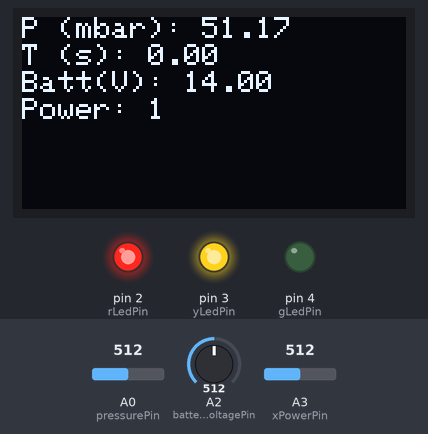
A program run on a simulated Arduino Uno, built with avr-gcc and run on an emulated ATmega328P. On the bench: 128×64 one-colour display, output pins drawn as LEDs (lit = HIGH). Inputs (shaded band) come from the test bench; at power-on: A0 (pressurePin) = 512, A2 (batteryVoltagePin) = 512, A3 (xPowerPin) = 512. What the program prints to the serial monitor is not drawn.

Above: at 1.6 s.
1.7 s: A0 (pressurePin) set to 494
At 3.0 s:
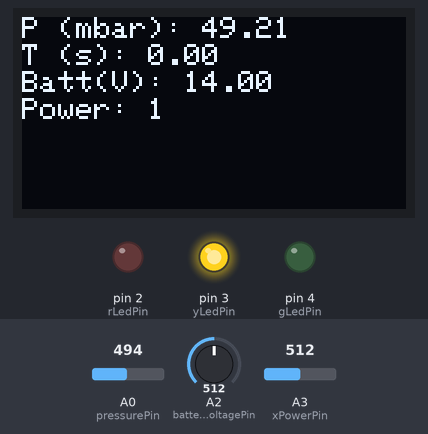
4.7 s: A2 (batteryVoltagePin) set to 351
At 6.4 s:
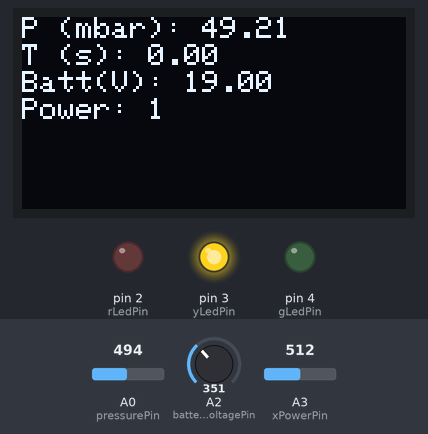
7.7 s: A2 (batteryVoltagePin) set to 332
At 8.6 s:
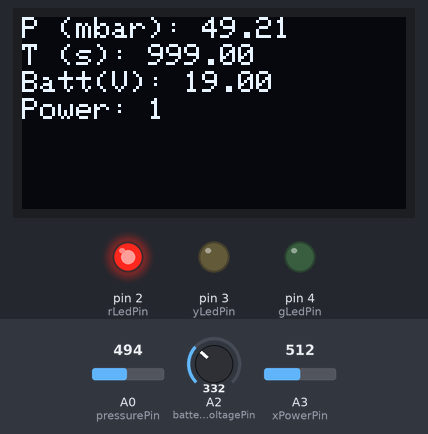
10.7 s: A0 (pressurePin) set to 75
At 11.9 s:
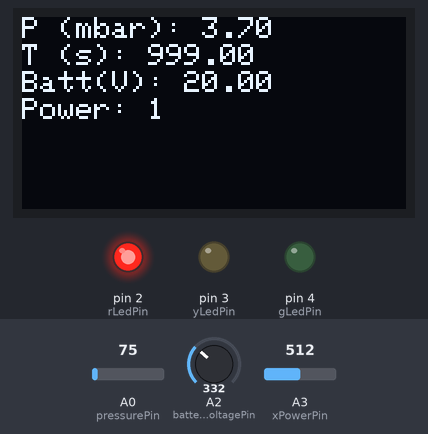
12.6 s: A0 (pressurePin) set to 61
At 15.3 s:
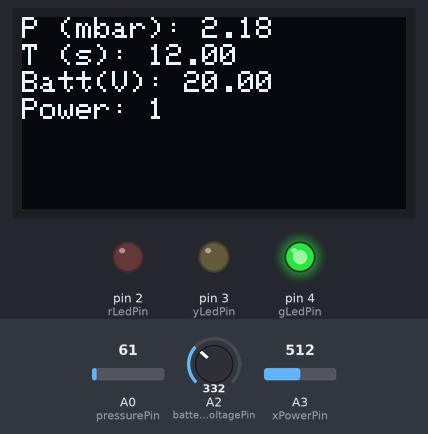
15.6 s: A3 (xPowerPin) set to 1010
At 16.4 s:
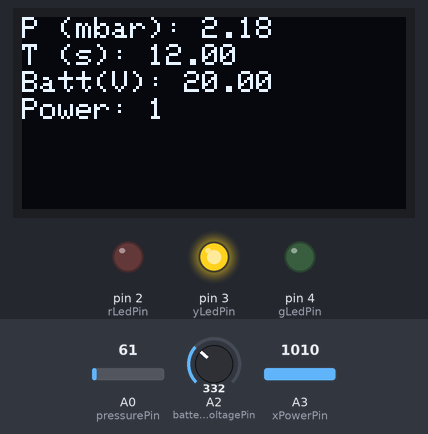
Timing chart, 0 to 18.6 s (numbered marks = the images above; inputs shaded):
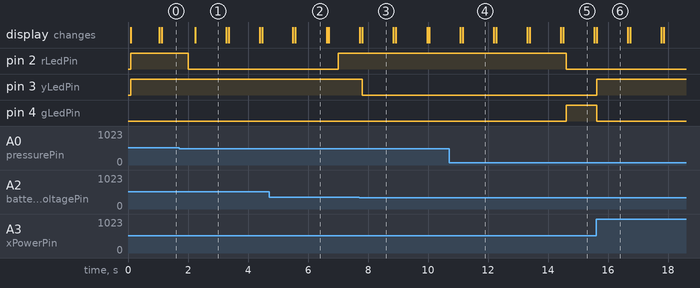

The program:

main.cpp
```cpp
#include <Arduino.h>
#include <RMVS.h>
#include <Adafruit_GFX.h>
#include <Adafruit_SSD1306.h>
#include <toneAC.h>

#define OLED_ADDR   0x3C  // OLED display TWI address
#define SCREEN_WIDTH 128  // OLED display width, in pixels
#define SCREEN_HEIGHT 64  // OLED display height, in pixels

// Schmitt algorithm
long lastInsp = 0;
int signal = 0;
int risingTrigger = 40;
int fallingTrigger = 3;
bool detectionState = false;

// *** VIRTUAL INPUTS
const int pressurePin = A0;       // (A0) select the input pin for potMeter A
const int pressurePeriodPin = A1; // (A1) select the input pin for potMeter B
const int  batteryVoltagePin = A2; // (A2) select the input pin for potMeter C
const int  xPowerPin = A3;         // (A3) select the input for Potmeter D

// *** OUTPUTS
const int rLedPin = 2;
const int yLedPin = 3;
const int gLedPin = 4;
const int buzzerPin = 7;

// *** OTHER VARIABLES
const float PressureSensorOffset = 88;
float pressure;               // Measured pressure from spx? sensor. (0-100 mbar)
float  pressureLV = -5;      // Pressure lower value
float  pressureUV = 50;      // Pressure upper value (100). 50 mbar to be able to use breath to set alarm
float pressurePeriod;           // Period between pressure spikes. (2 - 6 s)
int  pressurePeriodLV = 2;    // Period lower value
int  pressurePeriodUV = 6;   // Perid upper value
float batteryVoltage;         // Battery voltage. (0-30 V)
float  batteryVoltageLV = 20; // Battery voltage lower value
bool xPower;                  // Power available.
bool xPressureOK;             // If true, pressure is OK
bool xPowerOK;              // If true, power supply & battery is OK

unsigned long lastUpdate = 0;          // Required for buzzer

// Declaration for an SSD1306 display connected to I2C (SDA, SCL pins)
#define OLED_RESET     4 // Reset pin # (or -1 if sharing Arduino reset pin)
Adafruit_SSD1306 display(SCREEN_WIDTH, SCREEN_HEIGHT, &Wire, OLED_RESET);

void printOLED(int X,int Y, String Text){
  display.setCursor(X,Y);
  display.print(Text);
  display.display();
}

void setup() {

  Serial.begin(9600); // initialize serial
  pinMode (rLedPin, OUTPUT);
  pinMode (yLedPin, OUTPUT);
  pinMode (gLedPin, OUTPUT);

  digitalWrite (rLedPin, LOW);
  digitalWrite (yLedPin, LOW);
  digitalWrite (gLedPin, LOW);

    // initialize and clear display
  display.begin(SSD1306_SWITCHCAPVCC, OLED_ADDR);
  display.clearDisplay();
  display.display();

  // display a pixel in each corner of the screen
  display.drawPixel(0, 0, WHITE);
  display.drawPixel(127, 0, WHITE);
  display.drawPixel(0, 63, WHITE);
  display.drawPixel(127, 63, WHITE);

  // display a line of text
  display.setTextSize(1);
  display.setTextColor(WHITE);
  display.setCursor(27, 30);
  String var  = "Hello, world1";
  display.print(var);

  // update display with all of the above graphics
  display.display();
}

void loop() {
  // Read pressure sensor MPX5010DP
    pressure = analogRead(pressurePin); // Raw analog value
    pressure = pressure * 5/1023; // Analog value to Voltage
    pressure = ((pressure/5)-0.04)/0.09; // Transfer function from datasheet
    pressure = 10 * pressure; // kPa to mbar
    pressure = pressure + 0; // Offset, (what is our offset ? )

  // Read virtual parameters from potMeters
  // pressurePeriod = map(analogRead(pressurePeriodPin), 1023, 0, 0, 10);  // Read virtual frequency
  batteryVoltage = map(analogRead(batteryVoltagePin), 1023, 0, 0, 30);  // Read virtual battery Voltge
  xPower = map(analogRead(xPowerPin), 1023, 0,0,10); // Read main power input

  // Print measured values to OLED screen. Update every 1/2 second.
  if (lastUpdate + 1000 < millis()){
    display.clearDisplay();
    printOLED(0,0,String("P (mbar): " + String(pressure)));
    printOLED(0,9,String("T (s): " + String(pressurePeriod)));
    printOLED(0,18,String("Batt(V): " + String(batteryVoltage)));
    printOLED(0,27,String("Power: " + String(xPower)));
    lastUpdate = millis();
  }

  // Check threshold values for pressure
  if ((pressure > pressureUV) || (pressure < pressureLV) || (((millis()-lastInsp)/1000) > pressurePeriodUV) || (((millis()-lastInsp)/1000) < pressurePeriodLV)) {
    digitalWrite (rLedPin, HIGH);
    xPressureOK = false;
  }
  else {
    digitalWrite (rLedPin, LOW);
    xPressureOK = true;
  }

  if ( (batteryVoltage < batteryVoltageLV) || !xPower) {
    digitalWrite (yLedPin, HIGH);
    xPowerOK = false;
  }
  else {
    digitalWrite(yLedPin, LOW);
    xPowerOK = true;
  }

  if (xPowerOK && xPressureOK){
    digitalWrite(gLedPin, HIGH);
  }

  else {
    digitalWrite(gLedPin, LOW);
  }

if (!xPowerOK || !xPressureOK) {
  //  toneAC(10, 10, 100, false); // Play thisNote at full volume for noteDuration in the background.
}

if ((((millis()-lastInsp)/1000) > pressurePeriodUV)){
  pressurePeriod = 999;
}

// Create signal based on schmitt trigger
  if ((pressure > risingTrigger) && !detectionState) {
    detectionState = !detectionState;
  }

  if ((pressure < fallingTrigger) && detectionState){
    signal = 1;
    pressurePeriod = (millis()-lastInsp)/1000;
    lastInsp = millis();
    detectionState = !detectionState;
  }
  else {
    signal = 0;
  }

Serial.print(signal);
Serial.print("\t");
Serial.println(pressure);
}
```

RMVS.h
```cpp
// This file will contain all declarations (not definitions)

// Header guard. Ensures this library description is only included once
#ifndef RMVS_H
#define RMVS_H

int addFunction(int, int);
void printOLED(int, int, char);

#endif
```

Measured:
- the behaviour switches between 502 and 501 on A0 (pressurePin) (found by bisection; images 0 and 1)
- the behaviour switches between 342 and 341 on A2 (batteryVoltagePin) (found by bisection; images 2 and 3)
- the behaviour switches between 69 and 68 on A0 (pressurePin) (found by bisection; images 4 and 5)
- after the input at 1.7 s, pin 2 (rLedPin): HIGH → LOW after 0.31 s; the display: changes after 0.54 s (image 1)
- after the input at 4.7 s, the display: first differs from a run without the input after 0.88 s (image 2)
- after the input at 7.7 s, pin 3 (yLedPin): HIGH → LOW after 0.11 s
- after the input at 10.7 s, the display: first changes after 0.38 s (image 4 shows a later state)
- after the input at 12.6 s, pin 2 (rLedPin): HIGH → LOW after 2.0 s; pin 4 (gLedPin): LOW → HIGH after 2.0 s
- after the input at 15.6 s, pin 3 (yLedPin): LOW → HIGH at once; pin 4 (gLedPin): HIGH → LOW at once
